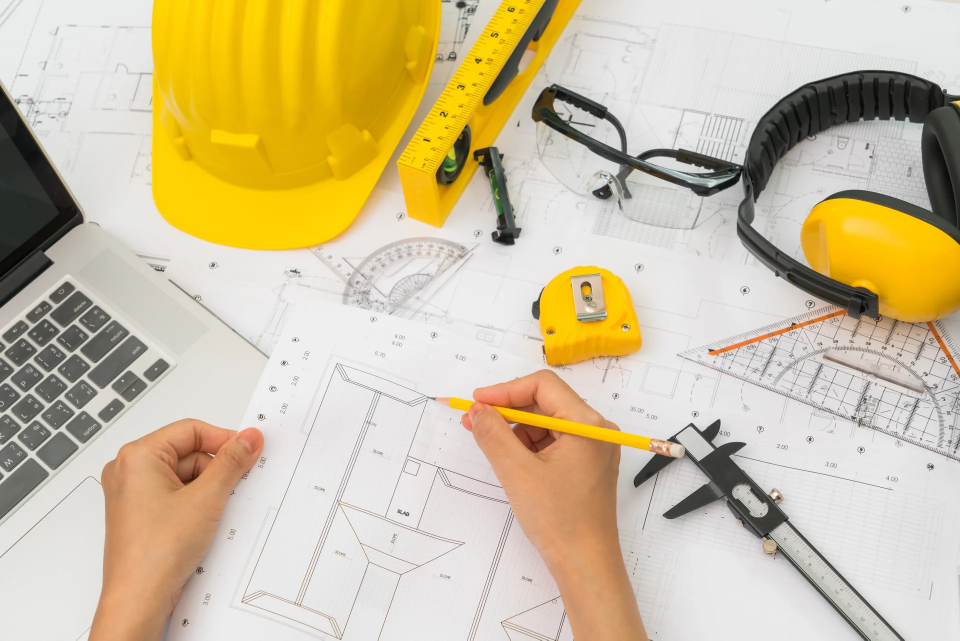
#> input picture site/assets/img/hand-construction-plans-with-yellow-helmet-drawing-tool.webp, 1920 x 1281 px (shown at 1/2 size); its folder holds 5 pictures in this run
$ python couverture_pdf.py
#> lines starting #> are read from the running program, lines starting #| are printed output that depends on the picture
### reseaux-sociaux/visuels.py
# -*- coding: utf-8 -*-
"""Visuels des pages Facebook et Instagram de BTP Expertise.

Produit dans reseaux-sociaux/visuels/ les images aux formats attendus par
Meta, a partir du logo de identite/ et des photos du site.

    python reseaux-sociaux/visuels.py

Formats produits :
  profil-1080.png            photo de profil Facebook et Instagram (carre,
                             affichee en rond : marge de securite prevue)
  couverture-facebook.png    1640 x 664, contenu utile dans la bande centrale
  couverture-facebook-mobile-preview.png  ce que le mobile en garde
  post-annonce-1080.png      premier post d'ouverture, carre
  story-annonce-1080x1920.png  version story / reel de couverture
"""

import os
from PIL import Image, ImageDraw, ImageFont, ImageFilter

RACINE = os.path.dirname(os.path.dirname(os.path.abspath(__file__)))
SORTIE = os.path.join(RACINE, "reseaux-sociaux", "visuels")

NUIT = (38, 44, 66)
BLEU = (11, 187, 246)
ORANGE = (255, 138, 0)
BLANC = (255, 255, 255)

POLICES = "C:/Windows/Fonts/"


# [7 lines left out: function police, not called in this run]


GRAS = "segoeuib.ttf"
DEMI = "seguisb.ttf"
NORMAL = "segoeui.ttf"


def image(nom):
    return Image.open(os.path.join(RACINE, "site", "assets", "img", nom)).convert("RGBA")


def logo(nom):
    return Image.open(os.path.join(RACINE, "identite", nom)).convert("RGBA")


# [40 lines left out: functions poser, centrer_texte, ombre_portee, not called in this run]


def couvrir(photo, largeur, hauteur):
    """Recadre la photo en remplissant la zone, comme un background-size: cover."""
#> called with largeur = 1640, hauteur = 664
    ratio = max(largeur / photo.width, hauteur / photo.height)
#> ratio = 0.854
    photo = photo.resize((int(photo.width * ratio) + 1, int(photo.height * ratio) + 1), Image.LANCZOS)
    x = (photo.width - largeur) // 2
#> x = 0
    y = (photo.height - hauteur) // 2
#> y = 215
    return photo.crop((x, y, x + largeur, y + hauteur))
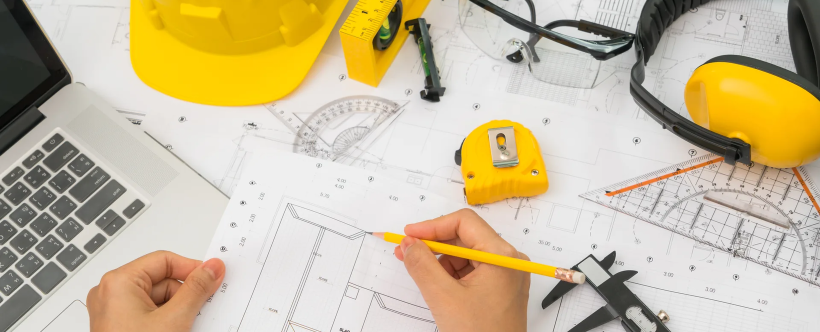
#> returned value: PIL image 1640x664 RGBA (shown at 1/2 size); mean R, G, B, A 201.7, 187.5, 155, 255


# ---------------------------------------------------------------------------
# Photo de profil : le pictogramme sur fond blanc, dans le cercle de securite
# ---------------------------------------------------------------------------

# [127 lines left out: functions profil, logos_ombres, couverture, annonce, not called in this run]


# [10 lines that do not run on import are left out]

### reseaux-sociaux/couverture_pdf.py
# -*- coding: utf-8 -*-
"""Couverture Facebook au format PDF, pour reprise dans Canva.

Contrairement au PNG, chaque element reste un objet separe :
la photo, le voile bleu nuit, le logo, et surtout les textes, qui sont du
vrai texte vectoriel et non des pixels. Canva les rouvre donc en objets
modifiables.

    python reseaux-sociaux/couverture_pdf.py

Produit reseaux-sociaux/visuels/couverture-facebook.pdf (1640 x 664 points,
soit exactement le format demande par Facebook a 72 ppp) et un apercu PNG.
"""

import os
import sys

import fitz  # PyMuPDF

DOSSIER = os.path.dirname(os.path.abspath(__file__))
sys.path.insert(0, DOSSIER)

from visuels import NUIT, BLEU, ORANGE, BLANC, couvrir, image  # noqa: E402

SORTIE = os.path.join(DOSSIER, "visuels")
LARGEUR, HAUTEUR = 1640, 664

POLICES = {
    "demi": "C:/Windows/Fonts/seguisb.ttf",
    "normal": "C:/Windows/Fonts/segoeui.ttf",
}


def couleur(rvb):
    """PyMuPDF attend des composantes entre 0 et 1."""
    return tuple(c / 255 for c in rvb)


def ecrire(page, texte, fonte, taille, y, teinte):
    """Ecrit une ligne centree horizontalement, y etant la ligne de base."""
    police = fitz.Font(fontfile=POLICES[fonte])
    largeur = police.text_length(texte, fontsize=taille)
    plume = fitz.TextWriter(page.rect)
    plume.append(fitz.Point((LARGEUR - largeur) / 2, y), texte, font=police, fontsize=taille)
    plume.write_text(page, color=couleur(teinte))


def construire():
    # La photo de fond est le seul element qui reste une image : recadree
    # au format exact, elle est posee telle quelle sous le voile.
    fond = couvrir(image("hand-construction-plans-with-yellow-helmet-drawing-tool.webp"),
                   LARGEUR, HAUTEUR).convert("RGB")
    photo = os.path.join(SORTIE, "_fond-couverture.jpg")
    fond.save(photo, "JPEG", quality=88)

#> (the run stopped early here; a loop or call above may not have finished)
